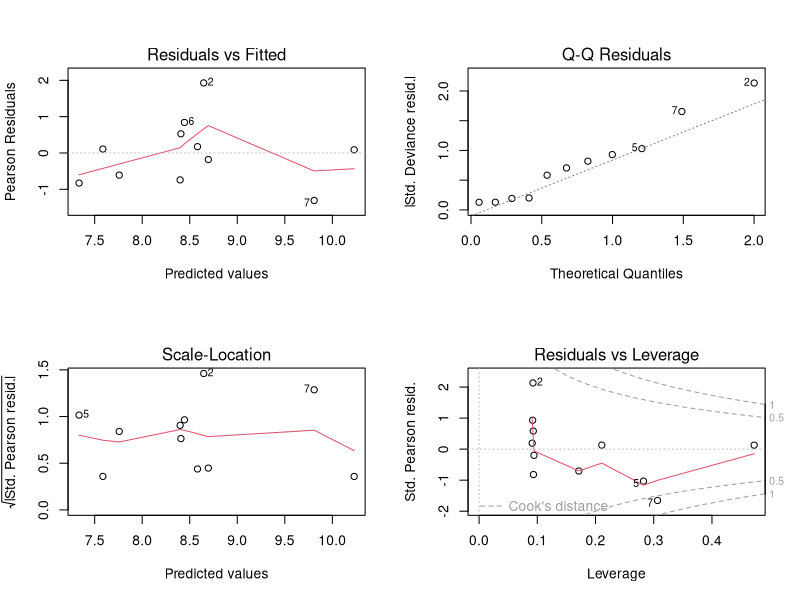
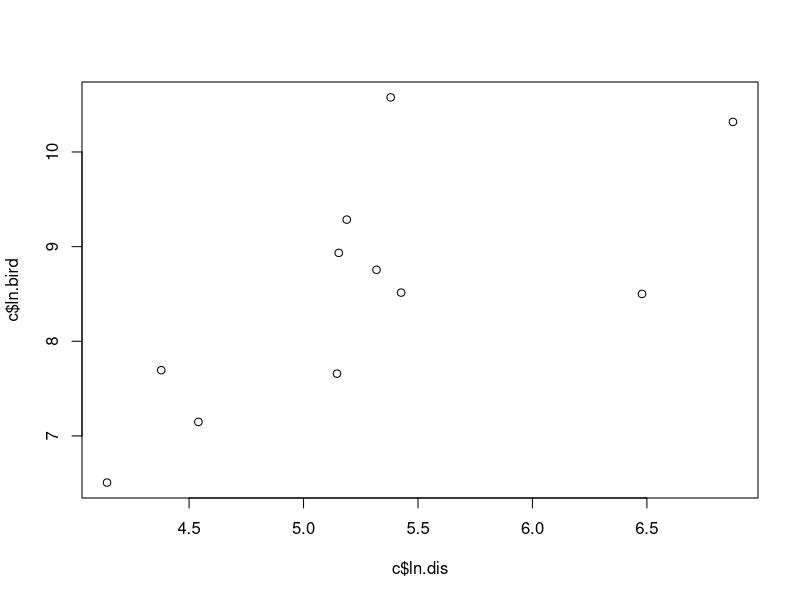

R code for these plots, in order: (Note: this script raises an error after producing the figures.)
## ---- chunk 1
knitr::opts_chunk$set(echo = TRUE)
knitr::opts_knit$set(root.dir = 'C:/Users/danal/OneDrive - UNSW/Desktop/Honours_UNSW/Assessment/cumbung_assessment')
## ---- chunk 2
library(tidyverse)
library(readxl)
library(viridis)
library(ggeffects)

c <- read_excel("raw/waterbird_trends.xlsx", "cumbung") %>% 
  mutate(ln.dis = log(Discharge),
         ln.bird = log(Waterbirds))
b <- read_excel("raw/waterbird_trends.xlsx", "booligal") %>% 
  mutate(ln.dis = log(Discharge),
         ln.bird = log(Waterbirds))
g <- read_excel("raw/waterbird_trends.xlsx", "gwydir") %>% 
  mutate(ln.dis = log(Discharge),
         ln.bird = log(Waterbirds))
m <- read_excel("raw/waterbird_trends.xlsx", "macquarie") %>% 
  mutate(ln.dis = log(Discharge),
         ln.bird = log(Waterbirds))
r <- read_excel("raw/waterbird_trends.xlsx", "riverland") %>% 
  mutate(ln.dis = log(Discharge),
         ln.bird = log(Waterbirds))
y <- read_excel("raw/waterbird_trends.xlsx", "yantabulla") %>% 
  mutate(ln.dis = log(Discharge),
         ln.bird = log(Waterbirds))
p <- read_excel("raw/waterbird_trends.xlsx", "paroo") %>% 
  mutate(ln.dis = log(Discharge),
         ln.bird = log(Waterbirds))
h <- read_excel("raw/waterbird_trends.xlsx", "hattah") %>% 
  mutate(ln.dis = log(Discharge),
         ln.bird = log(Waterbirds))
l <- read_excel("raw/waterbird_trends.xlsx", "lowbidgee") %>% 
  mutate(ln.dis = log(Discharge),
         ln.bird = log(Waterbirds))
## ---- chunk 3
# generalised linear model
M1 <- glm(ln.bird ~ ln.dis, data=c)
summary(M1)
cor.test(c$ln.bird, c$ln.dis)
# p = 0.0179

# check assumptions
par(mfrow = c(2, 2))
plot(M1) # top left equal variances, top right normality 
par(mfrow = c(1, 1))
plot(c$ln.dis,c$ln.bird) # linear relationship
# assumptions ok

# predict
ggemmeans.Inun <- ggemmeans(M1, terms = c("ln.dis[all]"))

plot(ggemmeans.Inun, facet = TRUE, colors = "hero", ci = T, add.data = TRUE, jitter = 0, show.y.title = T, show.title = FALSE) + labs(x="Discharge",y="Waterbirds",title="")
## ---- chunk 4
# generalised linear model
M1 <- glm(ln.bird ~ ln.dis, data=b)
summary(M1)
cor.test(b$ln.bird, b$ln.dis)
# p = 0.0142

# check assumptions
par(mfrow = c(2, 2))
plot(M1) # top left equal variances, top right normality 
par(mfrow = c(1, 1))
plot(b$ln.dis, b$ln.bird) # linear relationship
# assumptions ok, one outlier (2010 = 389000 waterbirds)

# predict
ggemmeans.Inun <- ggemmeans(M1, terms = c("ln.dis[all]"))

plot(ggemmeans.Inun, facet = TRUE, colors = "hero", ci = T, add.data = TRUE, jitter = 0, show.y.title = T, show.title = FALSE) + labs(x="Discharge",y="Waterbirds",title="")
## ---- chunk 5
# generalised linear model
M1 <- glm(ln.bird ~ ln.dis, data=g)
summary(M1)
cor.test(g$ln.bird, g$ln.dis)
# p = 0.1766

# check assumptions
par(mfrow = c(2, 2))
plot(M1) # top left equal variances, top right normality 
par(mfrow = c(1, 1))
plot(g$ln.dis, g$ln.bird) # linear relationship
# assumptions seem ok

# predict
ggemmeans.Inun <- ggemmeans(M1, terms = c("ln.dis[all]"))

plot(ggemmeans.Inun, facet = TRUE, colors = "hero", ci = T, add.data = TRUE, jitter = 0, show.y.title = T, show.title = FALSE) + labs(x="Discharge",y="Waterbirds",title="")
## ---- chunk 6
# generalised linear model
M1 <- glm(ln.bird ~ ln.dis, data=h)
summary(M1)
cor.test(h$ln.bird, h$ln.dis)
# p = 0.1633

# check assumptions
par(mfrow = c(2, 2))
plot(M1) # top left equal variances, top right normality 
par(mfrow = c(1, 1))
plot(h$ln.dis,h$ln.bird) # linear relationship
# Assumtions seem ok

# predict
ggemmeans.Inun <- ggemmeans(M1, terms = c("ln.dis[all]"))

plot(ggemmeans.Inun, facet = TRUE, colors = "hero", ci = T, add.data = TRUE, jitter = 0, show.y.title = T, show.title = FALSE) + labs(x="Discharge",y="Waterbirds",title="")
## ---- chunk 7
# generalised linear model
M1 <- glm(ln.bird ~ ln.dis, data=l)
summary(M1)
cor.test(l$ln.bird, l$ln.dis)
# p = 0.0233

# check assumptions
par(mfrow = c(2, 2))
plot(M1) # top left equal variances, top right normality 
par(mfrow = c(1, 1))
plot(l$ln.dis,l$ln.bird) # linear relationship
# assumptions seem ok

# predict
ggemmeans.Inun <- ggemmeans(M1, terms = c("ln.dis[all]"))

plot(ggemmeans.Inun, facet = TRUE, colors = "hero", ci = T, add.data = TRUE, jitter = 0, show.y.title = T, show.title = FALSE) + labs(x="Discharge",y="Waterbirds",title="")
## ---- chunk 8
# generalised linear model
M1 <- glm(ln.bird ~ ln.dis, data=m)
summary(M1)
cor.test(m$ln.bird, m$ln.dis)
# p = 0.000366

# check assumptions
par(mfrow = c(2, 2))
plot(M1) # top left equal variances, top right normality 
par(mfrow = c(1, 1))
plot(m$ln.dis,m$ln.bird) # linear relationship
# assumptions OK

# predict
ggemmeans.Inun <- ggemmeans(M1, terms = c("ln.dis[all]"))

plot(ggemmeans.Inun, facet = TRUE, colors = "hero", ci = T, add.data = TRUE, jitter = 0, show.y.title = T, show.title = FALSE) + labs(x="Discharge",y="Waterbirds",title="")
## ---- chunk 9
# generalised linear model
M1 <- glm(ln.bird ~ ln.dis, data=p)
summary(M1)
cor.test(p$ln.bird, p$ln.dis)
# p = 0.66976

# check assumptions
par(mfrow = c(2, 2))
plot(M1) # top left equal variances, top right normality 
par(mfrow = c(1, 1))
plot(p$ln.dis, p$ln.bird) # linear relationship
# assumptions OK

# predict
ggemmeans.Inun <- ggemmeans(M1, terms = c("ln.dis[all]"))

plot(ggemmeans.Inun, facet = TRUE, colors = "hero", ci = T, add.data = TRUE, jitter = 0, show.y.title = T, show.title = FALSE) + labs(x="Discharge",y="Waterbirds",title="")
## ---- chunk 10
# generalised linear model
M1 <- glm(ln.bird ~ ln.dis, data=r)
summary(M1)
cor.test(r$ln.bird, r$ln.dis)
# p = 0.348

# check assumptions
par(mfrow = c(2, 2))
plot(M1) # top left equal variances, top right normality 
par(mfrow = c(1, 1))
plot(r$ln.dis,r$ln.bird) # linear relationship
# assumptions ok

# predict
ggemmeans.Inun <- ggemmeans(M1, terms = c("ln.dis[all]"))

plot(ggemmeans.Inun, facet = TRUE, colors = "hero", ci = T, add.data = TRUE, jitter = 0, show.y.title = T, show.title = FALSE) + labs(x="Discharge",y="Waterbirds",title="")
## ---- chunk 11
# generalised linear model
M1 <- glm(ln.bird ~ ln.dis, data=y)
summary(M1)
cor.test(y$ln.bird, y$ln.dis)
# p = 0.168, but only 4 data points

# check assumptions
par(mfrow = c(2, 2))
plot(M1) # top left equal variances, top right normality 
par(mfrow = c(1, 1))
plot(y$ln.dis, y$ln.bird) # linear relationship
# assumptions ok

# predict
ggemmeans.Inun <- ggemmeans(M1, terms = c("ln.dis[all]"))

plot(ggemmeans.Inun, facet = TRUE, colors = "hero", ci = T, add.data = TRUE, jitter = 0, show.y.title = T, show.title = FALSE) + labs(x="Discharge",y="Waterbirds",title="")
